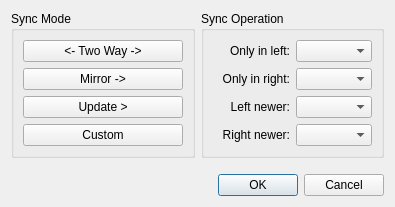
<?xml version="1.0" encoding="UTF-8"?>
<ui version="4.0">
 <class>SyncModeConfigDialog</class>
 <widget class="QDialog" name="SyncModeConfigDialog">
  <property name="geometry">
   <rect>
    <x>0</x>
    <y>0</y>
    <width>395</width>
    <height>207</height>
   </rect>
  </property>
  <property name="windowTitle">
   <string>Dialog</string>
  </property>
  <layout class="QVBoxLayout" name="verticalLayout_2">
   <item>
    <layout class="QHBoxLayout" name="horizontalLayout">
     <item>
      <widget class="QGroupBox" name="groupBox">
       <property name="title">
        <string>Sync Mode</string>
       </property>
       <layout class="QVBoxLayout" name="verticalLayout">
        <item>
         <widget class="QPushButton" name="twoWayBtn">
          <property name="text">
           <string>&lt;- Two Way -&gt;</string>
          </property>
          <property name="checkable">
           <bool>true</bool>
          </property>
         </widget>
        </item>
        <item>
         <widget class="QPushButton" name="mirrorBtn">
          <property name="text">
           <string>Mirror -&gt;</string>
          </property>
          <property name="checkable">
           <bool>true</bool>
          </property>
         </widget>
        </item>
        <item>
         <widget class="QPushButton" name="updateBtn">
          <property name="text">
           <string>Update &gt;</string>
          </property>
          <property name="checkable">
           <bool>true</bool>
          </property>
         </widget>
        </item>
        <item>
         <widget class="QPushButton" name="customBtn">
          <property name="text">
           <string>Custom</string>
          </property>
          <property name="checkable">
           <bool>true</bool>
          </property>
         </widget>
        </item>
       </layout>
      </widget>
     </item>
     <item>
      <widget class="QGroupBox" name="groupBox_2">
       <property name="title">
        <string>Sync Operation</string>
       </property>
       <layout class="QGridLayout" name="gridLayout">
        <item row="0" column="0">
         <widget class="QLabel" name="label">
          <property name="text">
           <string>Only in left:</string>
          </property>
          <property name="alignment">
           <set>Qt::AlignRight|Qt::AlignTrailing|Qt::AlignVCenter</set>
          </property>
         </widget>
        </item>
        <item row="0" column="1">
         <widget class="QComboBox" name="OnlyLeftCombo"/>
        </item>
        <item row="1" column="0">
         <widget class="QLabel" name="label_2">
          <property name="text">
           <string>Only in right:</string>
          </property>
          <property name="alignment">
           <set>Qt::AlignRight|Qt::AlignTrailing|Qt::AlignVCenter</set>
          </property>
         </widget>
        </item>
        <item row="1" column="1">
         <widget class="QComboBox" name="OnlyRightCombo"/>
        </item>
        <item row="2" column="0">
         <widget class="QLabel" name="label_3">
          <property name="text">
           <string>Left newer:</string>
          </property>
          <property name="alignment">
           <set>Qt::AlignRight|Qt::AlignTrailing|Qt::AlignVCenter</set>
          </property>
         </widget>
        </item>
        <item row="2" column="1">
         <widget class="QComboBox" name="LeftNewCombo"/>
        </item>
        <item row="3" column="0">
         <widget class="QLabel" name="label_4">
          <property name="text">
           <string>Right newer:</string>
          </property>
          <property name="alignment">
           <set>Qt::AlignRight|Qt::AlignTrailing|Qt::AlignVCenter</set>
          </property>
         </widget>
        </item>
        <item row="3" column="1">
         <widget class="QComboBox" name="RightNewCombo"/>
        </item>
       </layout>
      </widget>
     </item>
    </layout>
   </item>
   <item>
    <spacer name="verticalSpacer">
     <property name="orientation">
      <enum>Qt::Vertical</enum>
     </property>
     <property name="sizeHint" stdset="0">
      <size>
       <width>20</width>
       <height>40</height>
      </size>
     </property>
    </spacer>
   </item>
   <item>
    <widget class="QDialogButtonBox" name="buttonBox">
     <property name="orientation">
      <enum>Qt::Horizontal</enum>
     </property>
     <property name="standardButtons">
      <set>QDialogButtonBox::Cancel|QDialogButtonBox::Ok</set>
     </property>
    </widget>
   </item>
  </layout>
 </widget>
 <resources/>
 <connections>
  <connection>
   <sender>buttonBox</sender>
   <signal>accepted()</signal>
   <receiver>SyncModeConfigDialog</receiver>
   <slot>accept()</slot>
   <hints>
    <hint type="sourcelabel">
     <x>248</x>
     <y>254</y>
    </hint>
    <hint type="destinationlabel">
     <x>157</x>
     <y>274</y>
    </hint>
   </hints>
  </connection>
  <connection>
   <sender>buttonBox</sender>
   <signal>rejected()</signal>
   <receiver>SyncModeConfigDialog</receiver>
   <slot>reject()</slot>
   <hints>
    <hint type="sourcelabel">
     <x>316</x>
     <y>260</y>
    </hint>
    <hint type="destinationlabel">
     <x>286</x>
     <y>274</y>
    </hint>
   </hints>
  </connection>
 </connections>
</ui>
